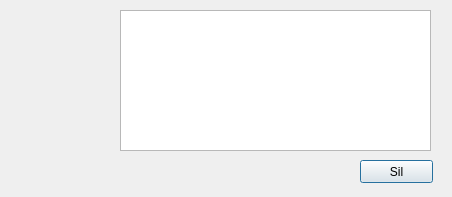
<?xml version="1.0" encoding="UTF-8"?>
<ui version="4.0">
 <class>PersonelSil</class>
 <widget class="QDialog" name="PersonelSil">
  <property name="geometry">
   <rect>
    <x>0</x>
    <y>0</y>
    <width>452</width>
    <height>197</height>
   </rect>
  </property>
  <property name="windowTitle">
   <string>Personel Sil</string>
  </property>
  <property name="windowIcon">
   <iconset resource="../icon/ic.qrc">
    <normaloff>:/rolix/dialog-error.png</normaloff>:/rolix/dialog-error.png</iconset>
  </property>
  <widget class="QLabel" name="label">
   <property name="geometry">
    <rect>
     <x>10</x>
     <y>10</y>
     <width>121</width>
     <height>121</height>
    </rect>
   </property>
   <property name="text">
    <string/>
   </property>
   <property name="pixmap">
    <pixmap resource="../icon/ic.qrc">:/rolix/dialog-error.png</pixmap>
   </property>
   <property name="alignment">
    <set>Qt::AlignCenter</set>
   </property>
  </widget>
  <widget class="QListWidget" name="listWidget">
   <property name="geometry">
    <rect>
     <x>120</x>
     <y>10</y>
     <width>311</width>
     <height>141</height>
    </rect>
   </property>
  </widget>
  <widget class="QPushButton" name="pushButton">
   <property name="geometry">
    <rect>
     <x>360</x>
     <y>160</y>
     <width>73</width>
     <height>23</height>
    </rect>
   </property>
   <property name="text">
    <string>Sil</string>
   </property>
  </widget>
 </widget>
 <resources>
  <include location="../icon/ic.qrc"/>
 </resources>
 <connections>
  <connection>
   <sender>pushButton</sender>
   <signal>clicked()</signal>
   <receiver>PersonelSil</receiver>
   <slot>close()</slot>
   <hints>
    <hint type="sourcelabel">
     <x>383</x>
     <y>167</y>
    </hint>
    <hint type="destinationlabel">
     <x>70</x>
     <y>145</y>
    </hint>
   </hints>
  </connection>
  <connection>
   <sender>listWidget</sender>
   <signal>itemDoubleClicked(QListWidgetItem*)</signal>
   <receiver>PersonelSil</receiver>
   <slot>close()</slot>
   <hints>
    <hint type="sourcelabel">
     <x>269</x>
     <y>58</y>
    </hint>
    <hint type="destinationlabel">
     <x>105</x>
     <y>160</y>
    </hint>
   </hints>
  </connection>
 </connections>
</ui>
